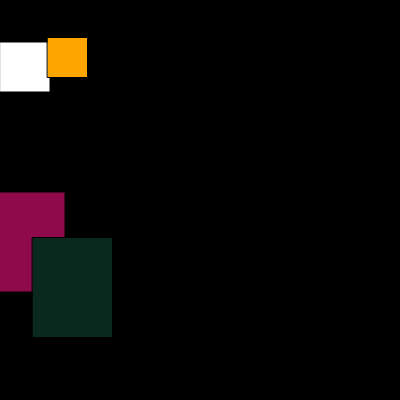
Frame 1 (no input)
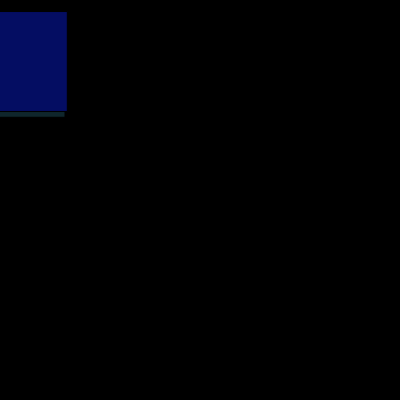
Frame 60 (no input)
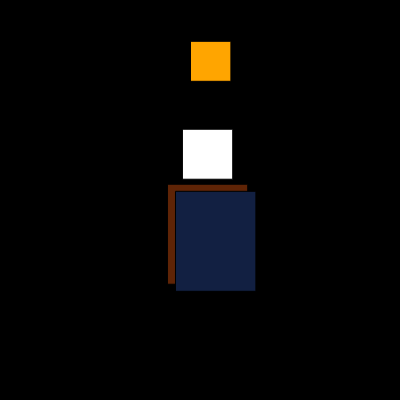
Frame 120 (the mouse pressed at the canvas centre since frame 60)

The p5.js sketch that drew these frames (run headless with seeded random() and noise() and a simulated clock; from frame 60 on, the mouse is pressed at the canvas centre):

// p5.js sketch
// ── sketch.js
var x_val = 0;
var y_val = 200;
var n_height=100;
var a_val = 50;
var b_val = 250;
var m_height = 150;
function setup() {
  createCanvas(400, 400);
  
}

function draw() {
  background("black");
  x_val=x_val+(mouseX-x_val)* 0.04;
  a_val=a_val+(mouseX-a_val)* 0.05;
  y_val=y_val+(mouseY-y_val)* 0.04;
  b_val=b_val+(mouseY-b_val)* 0.05;
  fill("white");
  rect(x_val, y_val-(50+n_height), 50,50);
  fill("orange");
  rect(a_val, b_val-(50+m_height), 40,40);
  
  
  if(mouseIsPressed&&n_height===50) {
     n_height = 5;
  }
  if(!mouseIsPressed) {
    n_height = 50;
  }
  
  if(mouseIsPressed&&m_height===50) {
     m_height = 100
  }
  if(!mouseIsPressed) {
    m_height = 100;
  }
  
  /*stroke(255);
  strokeWeight(5);
  line(x_val+25, y_val-n_height, x_val+25, y_val);
  line(x_val-70,y_val+20, x_val-15, y_val+30);
  line(x_val+140,y_val+20, x_val+15, y_val+30);*/
  fill(random(200),random(50),random(100));
  rect(x_val-15, y_val,80,100);
  
 /*stroke(255);
  strokeWeight(5);
  line(a_val+25, b_val-m_height, a_val+25, b_val);
  line(a_val-70,b_val+20, a_val-15, b_val+30);
  line(a_val+140,b_val+20, a_val+15, b_val+30);*/
  fill(random(25),random(50),random(100));
  rect(a_val-15, b_val,80,100); 
}


   
